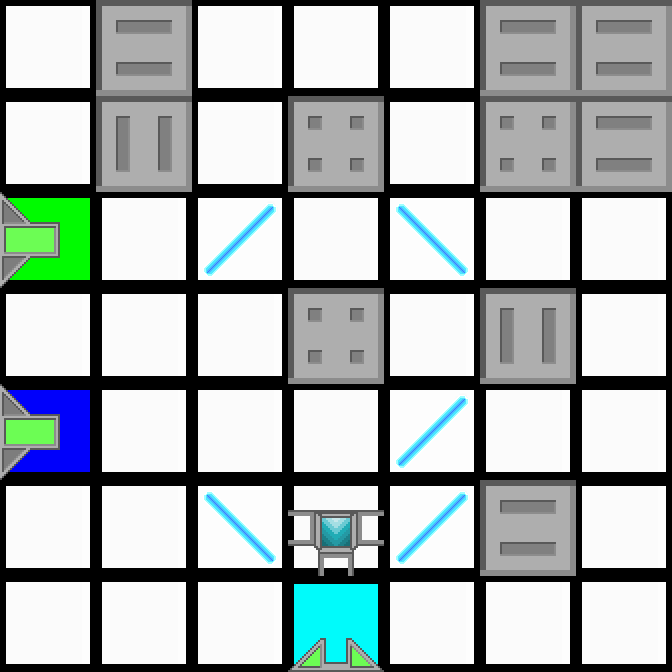

Tiled map render using the project's own tile images. Description and the whole map definition, tile-layer contents included, below:
An orthogonal 7x7 tile map with 96x96 px tiles, 2 tile layers (Colors, Tiles).

<map version="1.0" orientation="orthogonal" renderorder="right-down" width="7" height="7" tilewidth="96" tileheight="96">
 <properties>
  <property name="AvailableTiles" value="1, 2, 2, 2" />
 </properties>
 <tileset firstgid="1" source="../tiles.tsx" />
 <layer name="Colors" width="7" height="7">
  <data encoding="csv">
87,87,87,87,87,87,87,
87,87,87,87,87,87,87,
82,87,87,87,87,87,87,
87,87,87,87,87,87,87,
83,87,87,87,87,87,87,
87,87,87,87,87,87,87,
87,87,87,86,87,87,87
</data>
 </layer>
 <layer name="Tiles" width="7" height="7">
  <data encoding="csv">
1,19,1,1,1,19,19,
1,18,1,17,1,17,19,
6,1,2,1,3,1,1,
1,1,1,17,1,18,1,
6,1,1,1,2,1,1,
1,1,3,15,2,19,1,
1,1,1,9,1,1,1
</data>
 </layer>
</map>
